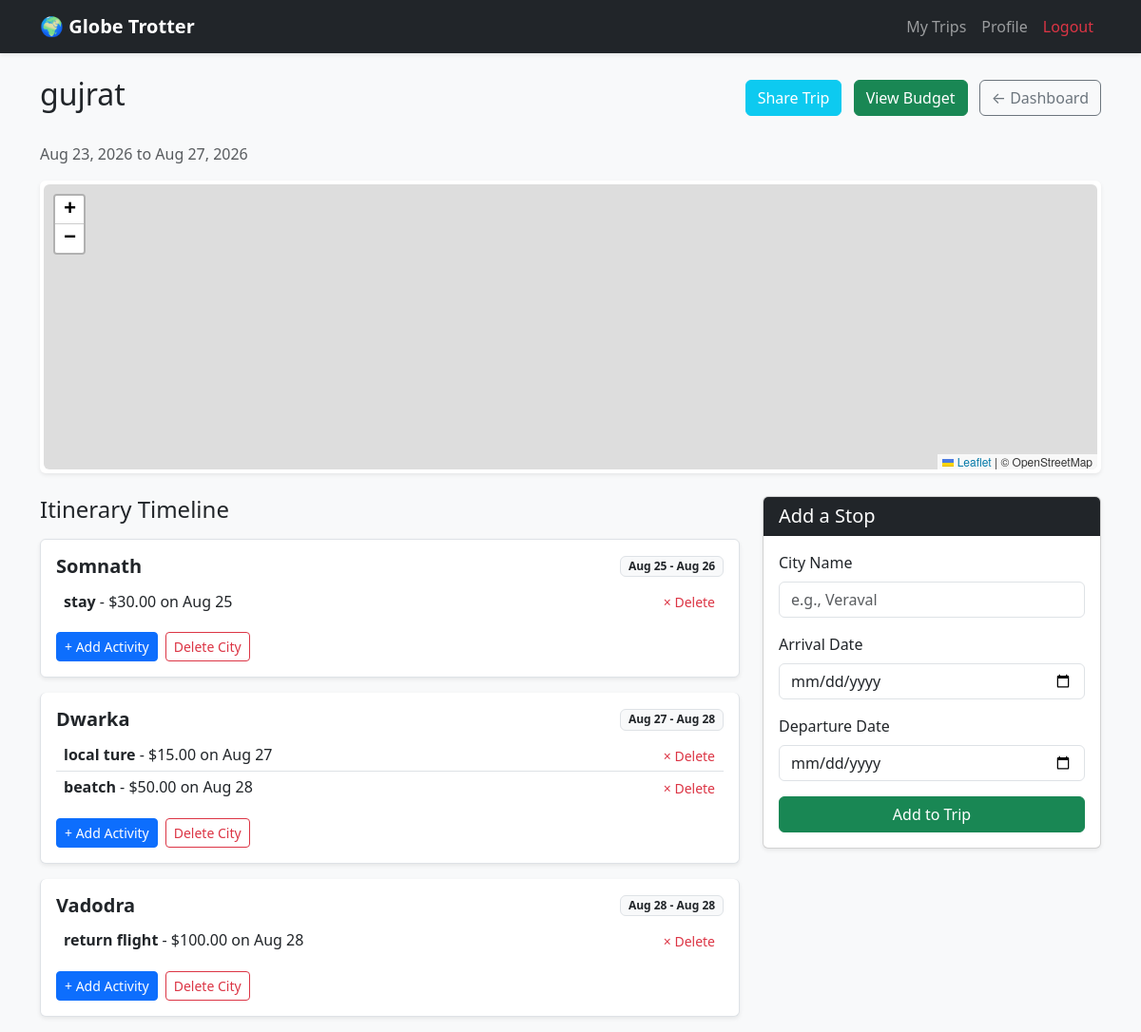
Screenshot of /trip/1 (signed in) with the database file from the repository.
### app/models.py (models this page shows)
class Trip(db.Model):
    id = db.Column(db.Integer, primary_key=True)
    user_id = db.Column(db.Integer, db.ForeignKey('user.id'), nullable=False) # Links the trip to the user
    title = db.Column(db.String(100), nullable=False)
    description = db.Column(db.Text, nullable=True)
    start_date = db.Column(db.Date, nullable=False)
    end_date = db.Column(db.Date, nullable=False)
    created_at = db.Column(db.DateTime, default=datetime.utcnow)
    stops = db.relationship('Stop', backref='trip', lazy=True, cascade="all, delete-orphan")

class Stop(db.Model):
    id = db.Column(db.Integer, primary_key=True)
    trip_id = db.Column(db.Integer, db.ForeignKey('trip.id'), nullable=False) # Links the stop to a trip
    city_name = db.Column(db.String(100), nullable=False)
    arrival_date = db.Column(db.Date, nullable=False)
    departure_date = db.Column(db.Date, nullable=False)
    activities = db.relationship('Activity', backref='stop', lazy=True, cascade="all, delete-orphan")

class Activity(db.Model):
    id = db.Column(db.Integer, primary_key=True)
    stop_id = db.Column(db.Integer, db.ForeignKey('stop.id'), nullable=False) # Links activity to a stop
    name = db.Column(db.String(150), nullable=False)
    cost = db.Column(db.Float, default=0.0)
    activity_date = db.Column(db.Date, nullable=False)

### app/routes.py (the view)
@auth.route('/trip/<int:trip_id>')
@login_required
def trip_view(trip_id):
    trip = Trip.query.get_or_404(trip_id)
    if trip.user_id != current_user.id:
        flash("You don't have permission to view this trip.", "danger")
        return redirect(url_for('auth.dashboard'))
    stops = Stop.query.filter_by(trip_id=trip.id).order_by(Stop.arrival_date).all()
    return render_template('trip_view.html', trip=trip, stops=stops)

### app/__init__.py (called while the page is built)
def create_app():
    app = Flask(__name__)
    app.config["SECRET_KEY"] = "123456"
    app.config["SQLALCHEMY_DATABASE_URI"] = "sqlite:///project.db"
    app.config["SQLALCHEMY_TRACK_MODIFICATIONS"] = False
    db.init_app(app)
    login_manager.init_app(app)
    login_manager.login_view = 'auth.login'
    login_manager.login_message_category = 'info'
    from app.routes import auth as auth_blueprint
    app.register_blueprint(auth_blueprint)
    from app.models import User
    @login_manager.user_loader
    def load_user(user_id):
        return User.query.get(int(user_id))
    return app

### app/templates/trip_view.html (shortened to what this page needs)
{% extends "base.html" %}
{% block content %}
<div class="d-flex justify-content-between align-items-center mb-4">
    <h2>{{ trip.title }}</h2>
    <div>
        <a href="{{ url_for('auth.share_trip', trip_id=trip.id) }}" target="_blank" class="btn btn-info me-2 text-white">Share Trip</a>
        <a href="{{ url_for('auth.trip_budget', trip_id=trip.id) }}" class="btn btn-success me-2">View Budget</a>
        <a href="{{ url_for('auth.dashboard') }}" class="btn btn-outline-secondary">&larr; Dashboard</a>
    </div>
</div>
<p class="text-muted">{{ trip.start_date.strftime('%b %d, %Y') }} to {{ trip.end_date.strftime('%b %d, %Y') }}</p>
<link rel="stylesheet" href="https://unpkg.com/leaflet@1.9.4/dist/leaflet.css" />
<div class="row mb-4">
    <div class="col-12">
        <div class="card shadow-sm border-0">
            <div class="card-body p-1">
                <div id="tripMap" style="height: 300px; border-radius: 6px; z-index: 1;"></div>
            </div>
        </div>
    </div>
</div>
<div class="row">
    <div class="col-md-8">
        <h4 class="mb-3">Itinerary Timeline</h4>
        {% if stops %}
            <div class="list-group">
                {% for stop in stops %}
                <div class="list-group-item mb-3 shadow-sm rounded p-3">
                    <div class="d-flex w-100 justify-content-between align-items-center mb-2">
                        <h5 class="mb-0 fw-bold">{{ stop.city_name }}</h5>
                        <span class="badge bg-light text-dark border">
                            {{ stop.arrival_date.strftime('%b %d') }} - {{ stop.departure_date.strftime('%b %d') }}
                        </span>
                    </div>
                    {% if stop.activities %}
                        <ul class="list-group list-group-flush my-2">
                            {% for activity in stop.activities %}
                            <li class="list-group-item d-flex justify-content-between align-items-center px-2 py-1 bg-transparent">
                                <div>
                                    <strong>{{ activity.name }}</strong> - ${{ "%.2f"|format(activity.cost) }} on {{ activity.activity_date.strftime('%b %d') }}
                                </div>
                                <form method="POST" action="{{ url_for('auth.delete_activity', activity_id=activity.id) }}" class="d-inline" onsubmit="return confirm('Remove this activity?');">
                                    <button type="submit" class="btn btn-sm btn-link text-danger p-0 ms-2 text-decoration-none">&times; Delete</button>
                                </form>
                            </li>
                            {% endfor %}
                        </ul>
                    {% else %}
                        <p class="mb-1 text-muted small">No activities planned yet.</p>
                    {% endif %}
                    <div class="mt-3 d-flex gap-2">
                        <a href="{{ url_for('auth.add_activity', stop_id=stop.id) }}" class="btn btn-sm btn-primary">+ Add Activity</a>
                        <form method="POST" action="{{ url_for('auth.delete_stop', stop_id=stop.id) }}" onsubmit="return confirm('Remove {{ stop.city_name }} and all its activities?');">
                            <button type="submit" class="btn btn-sm btn-outline-danger">Delete City</button>
                        </form>
                    </div>
                </div>
                {% endfor %}
            </div>
        {% else %}
            <div class="alert alert-light border border-secondary border-dashed text-center p-5">
                <h5 class="text-muted">No stops added yet!</h5>
                <p>Use the form to start building your itinerary.</p>
            </div>
        {% endif %}
    </div>
    <div class="col-md-4">
        <div class="card shadow-sm">
            <div class="card-header bg-dark text-white">
                <h5 class="card-title mb-0">Add a Stop</h5>
            </div>
            <div class="card-body">
                <form method="POST" action="{{ url_for('auth.add_stop', trip_id=trip.id) }}">
                    <div class="mb-3">
                        <label for="city_name" class="form-label">City Name</label>
                        <input type="text" class="form-control" id="city_name" name="city_name" placeholder="e.g., Veraval" required>
                    </div>
                    <div class="mb-3">
                        <label for="arrival_date" class="form-label">Arrival Date</label>
                        <input type="date" class="form-control" id="arrival_date" name="arrival_date" required>
                    </div>
                    <div class="mb-3">
                        <label for="departure_date" class="form-label">Departure Date</label>
                        <input type="date" class="form-control" id="departure_date" name="departure_date" required>
                    </div>
                    <button type="submit" class="btn btn-success w-100">Add to Trip</button>
                </form>
            </div>
        </div>
    </div>
</div>
{% endblock %}

### rows the page displays
Trip: title "gujrat", start_date "Aug 23, 2026", end_date "Aug 27, 2026"
Stop: city_name "Somnath", arrival_date "Aug 25", departure_date "Aug 26"
Activity: name "stay", cost "30.00", activity_date "Aug 25"
Stop: city_name "Dwarka", arrival_date "Aug 27", departure_date "Aug 28"
Activity: name "local ture", cost "15.00", activity_date "Aug 27"
Activity: name "beatch", cost "50.00", activity_date "Aug 28"
Stop: city_name "Vadodra", arrival_date "Aug 28", departure_date "Aug 28"
Activity: name "return flight", cost "100.00", activity_date "Aug 28"
